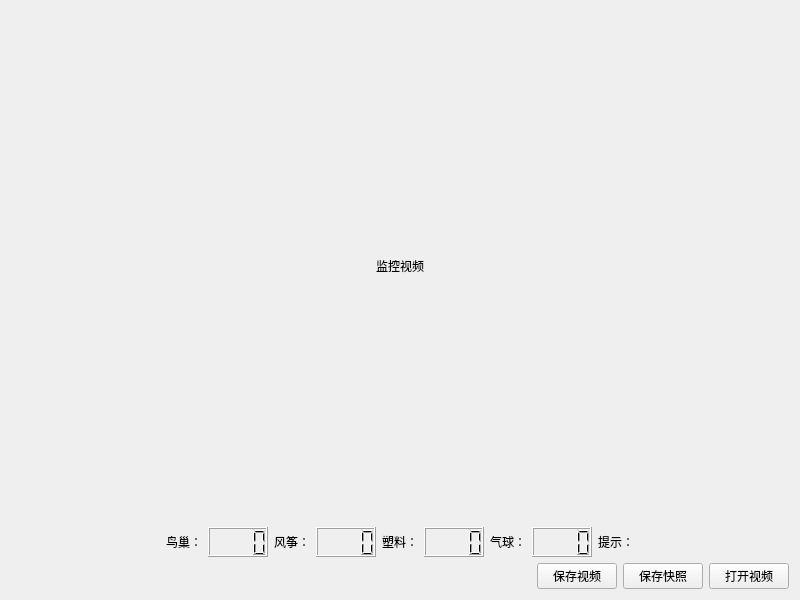
<?xml version="1.0" encoding="UTF-8"?>
<ui version="4.0">
 <class>FmatterMonitorForm</class>
 <widget class="QWidget" name="FmatterMonitorForm">
  <property name="geometry">
   <rect>
    <x>0</x>
    <y>0</y>
    <width>800</width>
    <height>600</height>
   </rect>
  </property>
  <property name="windowTitle">
   <string>异物监控</string>
  </property>
  <layout class="QGridLayout" name="gridLayout">
   <item row="0" column="0">
    <widget class="QLabel" name="label_img">
     <property name="sizePolicy">
      <sizepolicy hsizetype="Expanding" vsizetype="Expanding">
       <horstretch>0</horstretch>
       <verstretch>1</verstretch>
      </sizepolicy>
     </property>
     <property name="minimumSize">
      <size>
       <width>480</width>
       <height>320</height>
      </size>
     </property>
     <property name="alignment">
      <set>Qt::AlignCenter</set>
     </property>
     <property name="text">
      <string>监控视频</string>
     </property>
    </widget>
   </item>
   <item row="1" column="0">
    <layout class="QHBoxLayout" name="horizontalLayout">
     <item>
      <spacer name="horizontalSpacer_1">
       <property name="orientation">
        <enum>Qt::Horizontal</enum>
       </property>
       <property name="sizeHint" stdset="0">
        <size>
         <width>20</width>
         <height>20</height>
        </size>
       </property>
      </spacer>
     </item>
     <item>
      <widget class="QLabel" name="label_nest">
       <property name="text">
        <string>鸟巢：</string>
       </property>
      </widget>
     </item>
     <item>
      <widget class="QLCDNumber" name="lcdNumber_nest">
       <property name="minimumSize">
        <size>
         <width>60</width>
         <height>30</height>
        </size>
       </property>
       <property name="digitCount">
        <number>4</number>
       </property>
      </widget>
     </item>
     <item>
      <widget class="QLabel" name="label_kite">
       <property name="text">
        <string>风筝：</string>
       </property>
      </widget>
     </item>
     <item>
      <widget class="QLCDNumber" name="lcdNumber_kite">
       <property name="minimumSize">
        <size>
         <width>60</width>
         <height>30</height>
        </size>
       </property>
       <property name="digitCount">
        <number>4</number>
       </property>
      </widget>
     </item>
     <item>
      <widget class="QLabel" name="label_plastic">
       <property name="text">
        <string>塑料：</string>
       </property>
      </widget>
     </item>
     <item>
      <widget class="QLCDNumber" name="lcdNumber_plastic">
       <property name="minimumSize">
        <size>
         <width>60</width>
         <height>30</height>
        </size>
       </property>
       <property name="digitCount">
        <number>4</number>
       </property>
      </widget>
     </item>
     <item>
      <widget class="QLabel" name="label_balloon">
       <property name="text">
        <string>气球：</string>
       </property>
      </widget>
     </item>
     <item>
      <widget class="QLCDNumber" name="lcdNumber_balloon">
       <property name="minimumSize">
        <size>
         <width>60</width>
         <height>30</height>
        </size>
       </property>
       <property name="digitCount">
        <number>4</number>
       </property>
      </widget>
     </item>
     <item>
      <widget class="QLabel" name="label_tip">
       <property name="text">
        <string>提示：</string>
       </property>
      </widget>
     </item>
     <item>
      <spacer name="horizontalSpacer_2">
       <property name="orientation">
        <enum>Qt::Horizontal</enum>
       </property>
       <property name="sizeHint" stdset="0">
        <size>
         <width>20</width>
         <height>20</height>
        </size>
       </property>
      </spacer>
     </item>
    </layout>
   </item>
   <item row="2" column="0">
    <layout class="QHBoxLayout" name="horizontalLayout_2">
     <item>
      <spacer name="horizontalSpacer_3">
       <property name="orientation">
        <enum>Qt::Horizontal</enum>
       </property>
       <property name="sizeHint" stdset="0">
        <size>
         <width>40</width>
         <height>20</height>
        </size>
       </property>
      </spacer>
     </item>
     <item>
      <widget class="QPushButton" name="pushButton_save_video">
       <property name="text">
        <string>保存视频</string>
       </property>
      </widget>
     </item>
     <item>
      <widget class="QPushButton" name="pushButton_snapshot">
       <property name="text">
        <string>保存快照</string>
       </property>
      </widget>
     </item>
     <item>
      <widget class="QPushButton" name="pushButton_open_video">
       <property name="text">
        <string>打开视频</string>
       </property>
      </widget>
     </item>
    </layout>
   </item>
  </layout>
 </widget>
 <resources/>
 <connections/>
</ui>
